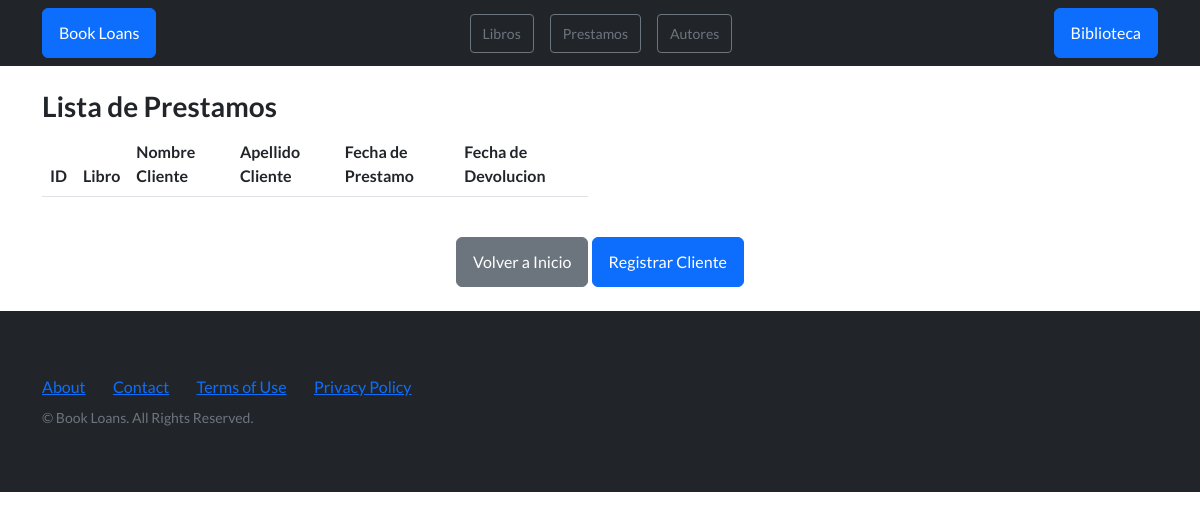
Before: /book_loans/lista_prestamos/ with the older database file.
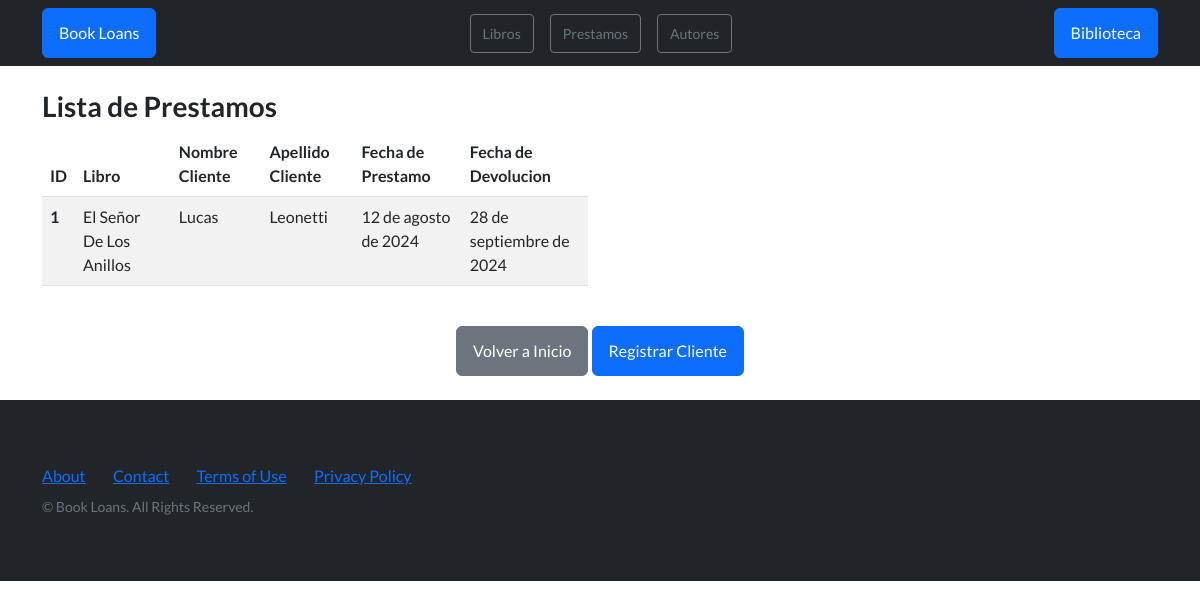
After: the same page with the newer database file.
### book_loans/models.py (models this page shows, shortened)
class Prestamo(models.Model):
        libro = models.ForeignKey(Libro, on_delete=models.CASCADE)
        fecha_prestamo = models.DateField()
        fecha_devolucion = models.DateField()
        nombre_persona = models.CharField(max_length=50)
        apellido_persona = models.CharField(max_length=50)
        dni = models.IntegerField()
        email = models.EmailField()

class Libro(models.Model):
        titulo = models.CharField(max_length=50)
        autor = models.ForeignKey(Autor, on_delete=models.CASCADE)
        fecha_publicacion = models.DateField()
        genero = models.CharField(max_length=50)
        editorial = models.CharField(max_length=50)
        idioma = models.CharField(max_length=50)
        cantidad_paginas = models.IntegerField()
        def __str__(self):
            return self.titulo

### book_loans/views.py (the view)
# urls.py: path('lista_prestamos/', lista_prestamos, name='lista_prestamos'),
def lista_prestamos(req: HttpRequest):
    prestamos = Prestamo.objects.all()
    return render(req, 'lista_de_prestamos.html', {'prestamos': prestamos})

### book_loans/templates/lista_de_prestamos.html
{% extends 'base.html' %} {% block contenidoDinamico %}
<div class="container-md">
  <div class="row align-items-start">
    <div class="col-6">
      <h3 class="h3 mt-4">Lista de Prestamos</h3>
      <table class="table table-striped">
        <thead>
          <tr>
            <th scope="col">ID</th>
            <th scope="col">Libro</th>
            <th scope="col">Nombre Cliente</th>
            <th scope="col">Apellido Cliente</th>
            <th scope="col">Fecha de Prestamo</th>
            <th scope="col">Fecha de Devolucion</th>
          </tr>
        </thead>
        <tbody>
          {% for prestamo in prestamos %}
          <tr>
            <th scope="row">{{prestamo.id}}</th>
            <td>{{prestamo.libro}}</td>
            <td>{{prestamo.nombre_persona}}</td>
            <td>{{prestamo.apellido_persona}}</td>
            <td>{{prestamo.fecha_prestamo}}</td>
            <td>{{prestamo.fecha_devolucion}}</td>
          </tr>
          {% endfor %}
        </tbody>
      </table>
    </div>
  </div>
</div>
  <div class="align-content-center text-center">
    <a class="btn btn-secondary mb-4 mt-4" href="../">Volver a Inicio</a>
    <a class="btn btn-primary mb-4 mt-4" href="{% url 'nuevo_cliente' %}">Registrar Cliente</a
  </div>
{% endblock contenidoDinamico %}

Changed rows visible on the page:
added Prestamo: id "1", libro "El Señor De Los Anillos", nombre_persona "Lucas", apellido_persona "Leonetti", fecha_prestamo "12 de agosto de 2024", fecha_devolucion "28 de septiembre de 2024"
